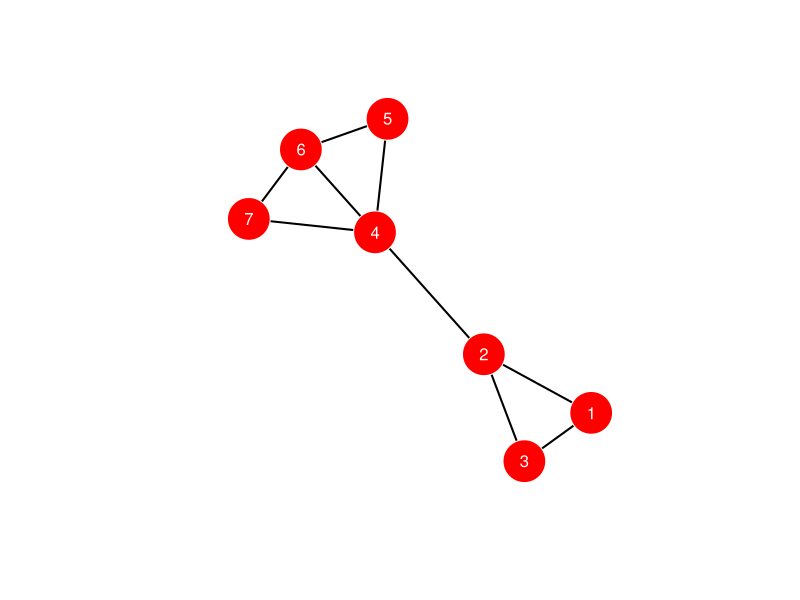
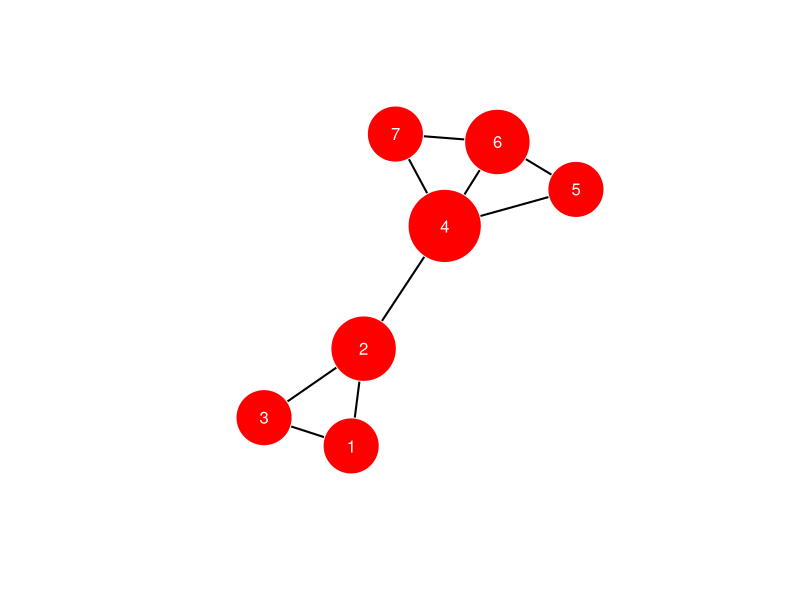
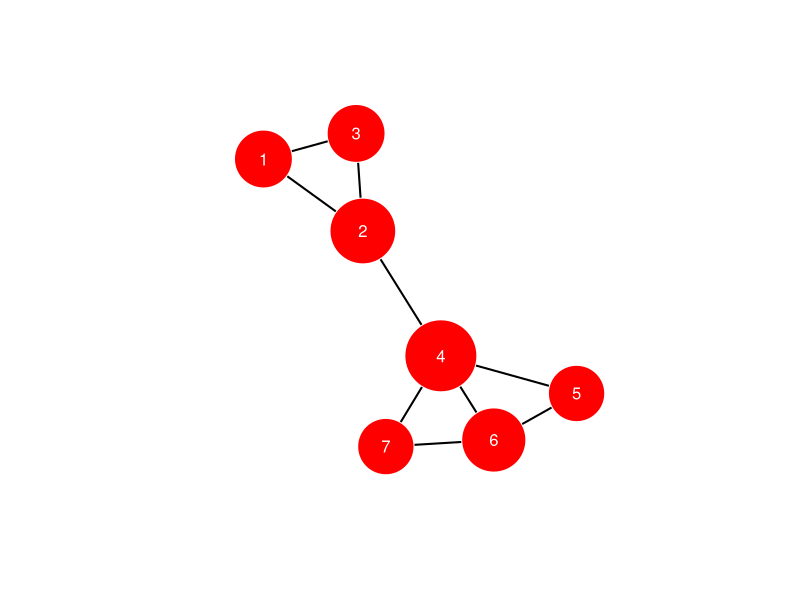
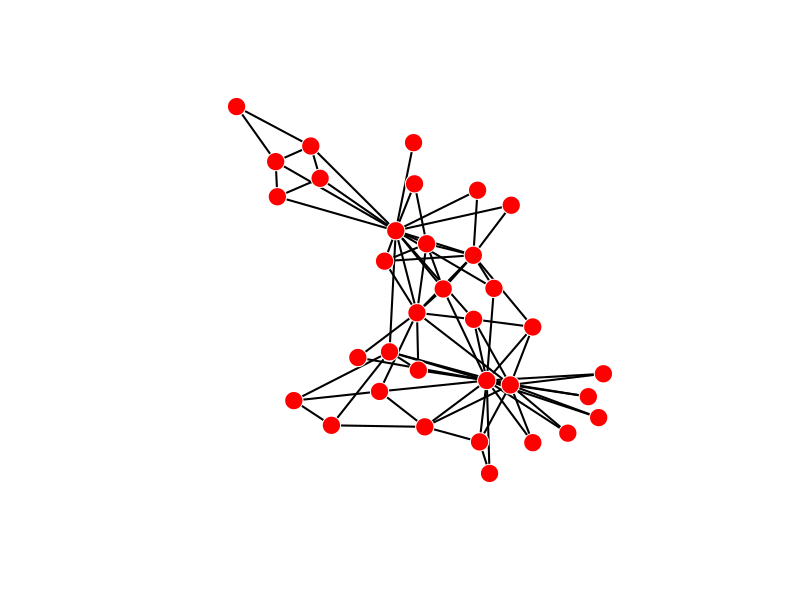
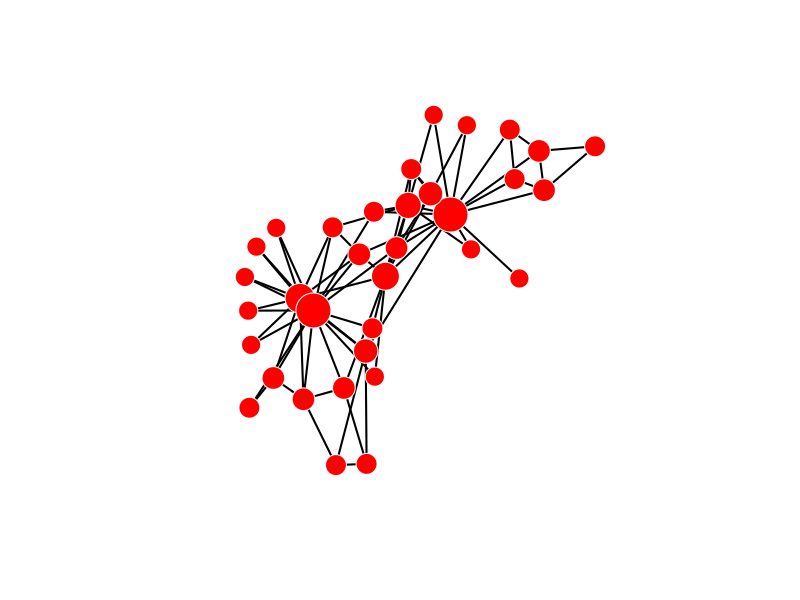

These figures' R source, in order:
# =======================================================
# PageRank computation on a Graph
# =======================================================

#install.packages("igraph")
library(igraph)

# Adjacency matrix for the example graph
adjMat <- rbind(
  c(0,1,1,0,0,0,0),
  c(1,0,1,1,0,0,0),
  c(1,1,0,0,0,0,0),
  c(0,1,0,0,1,1,1),
  c(0,0,0,1,0,1,0),
  c(0,0,0,1,1,0,1),
  c(0,0,0,1,0,1,0))

# Creating a graph object from the adjacency matrix
g  <- graph.adjacency(adjMat, mode = "undirected")
plot(g, layout = layout.fruchterman.reingold,
     vertex.size = 25,
     vertex.color="red",
     vertex.frame.color= "white",
     vertex.label.color = "white",
     vertex.label.family = "sans",
     edge.width=2,  
     edge.color="black")


# -------------------------------------------------------
# Compute PageRank on the graph

# Compute the Transition Matrix for Random Walk
transMat <- t(adjMat / rowSums(adjMat))
transMat

# Compute the principal eigenvector of transMat
transEig <- eigen(transMat)
transEig
pageRank <- transEig$vec[,1]
pageRank

# Normalized PageRank
npageRank <- pageRank / sum(pageRank)
npageRank

# Represent PageRank as size of vertices
V(g)$size <- 25 + 100 * round(npageRank[V(g)], 2)
plot(g, layout = layout.fruchterman.reingold,
     vertex.size = V(g)$size,
     vertex.color="red",
     vertex.frame.color= "white",
     vertex.label.color = "white",
     vertex.label.family = "sans",
     edge.width=2,  
     edge.color="black")


# -------------------------------------------------------
# Shortcut : Use the stock pagerank function in R
npageRank <- page.rank(g)
npageRank
V(g)$size <- 25 + 100 * round(npageRank$vector[V(g)], 2)
plot(g, layout = layout.fruchterman.reingold,
     vertex.size = V(g)$size,
     vertex.color= "red",
     vertex.frame.color= "white",
     vertex.label.color = "white",
     vertex.label.family = "sans",
     edge.width=2,  
     edge.color="black")


# -------------------------------------------------------
# Example graph: Zachary's Karate Club

g <- make_graph("Zachary")
plot(g, layout = layout.fruchterman.reingold,
     vertex.size = 10,
     vertex.label = NA,
     vertex.color="red",
     vertex.frame.color= "white",
     vertex.label.color = "white",
     vertex.label.family = "sans",
     edge.width=2,  
     edge.color="black")

npageRank <- page.rank(g)
npageRank

V(g)$size <- 10 + 100 * round(npageRank$vector[V(g)], 2)
plot(g, layout = layout.fruchterman.reingold,
     vertex.size = V(g)$size,
     vertex.label = NA,
     vertex.color="red",
     vertex.frame.color= "white",
     vertex.label.color = "white",
     vertex.label.family = "sans",
     edge.width=2,  
     edge.color="black")
